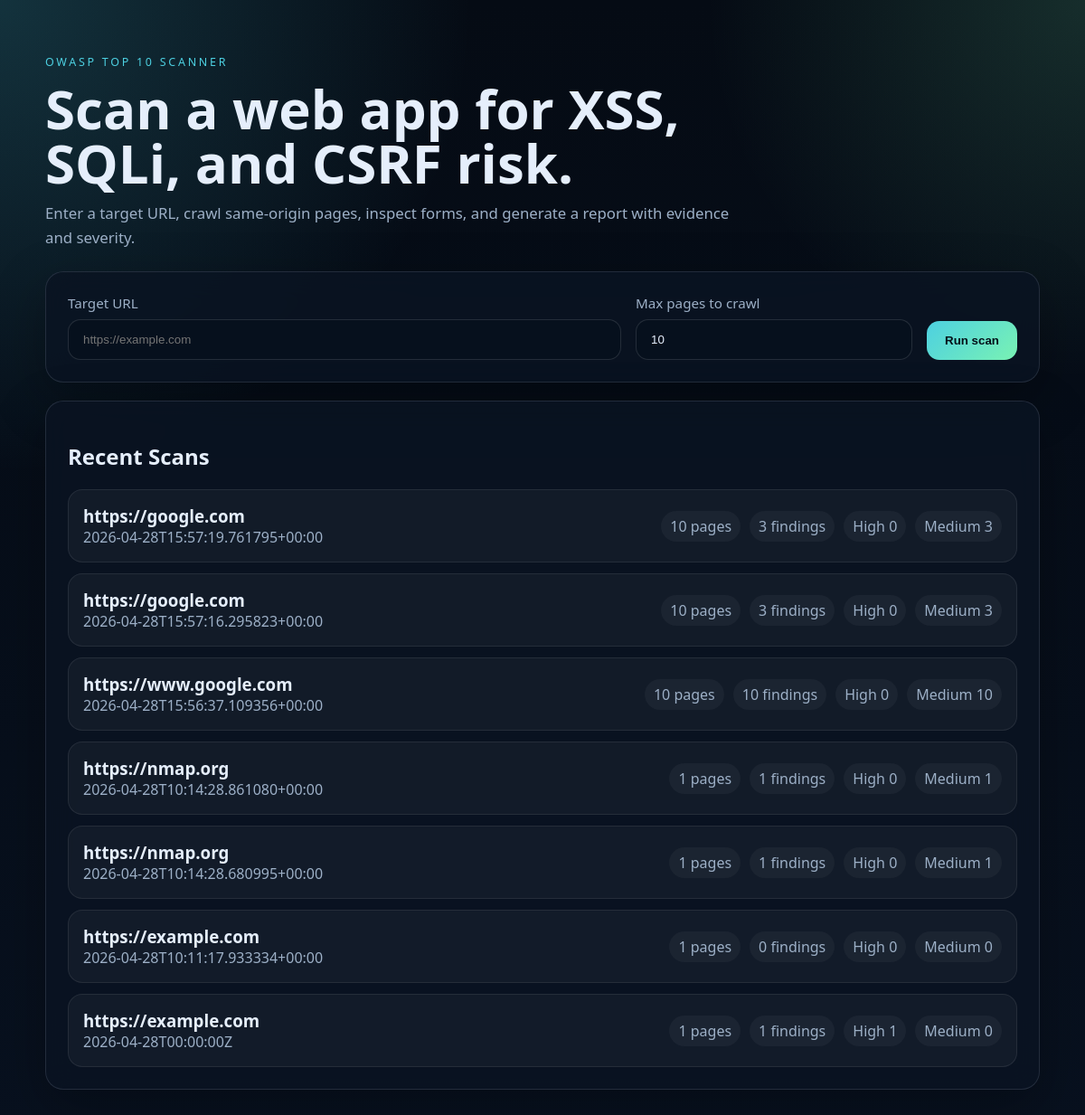
The page / on the database its author committed.
### tables this page shows
CREATE TABLE scan_history (
                id INTEGER PRIMARY KEY AUTOINCREMENT,
                target_url TEXT NOT NULL,
                scanned_at TEXT NOT NULL,
                pages_crawled INTEGER NOT NULL,
                finding_count INTEGER NOT NULL,
                severity_summary TEXT NOT NULL,
                notes TEXT NOT NULL,
                findings TEXT NOT NULL
            );

### app.py (the view, shortened to what this page needs)
@app.route("/", methods=["GET", "POST"])
def index():
    report = None
    target_url = ""
    max_pages = 10
    recent_scans = fetch_recent_scans()
    return render_template(
        "index.html",
        report=report,
        target_url=target_url,
        max_pages=max_pages,
        recent_scans=recent_scans,
    )

### scanner/history.py (called while the page is built)
def initialize_database() -> None:
    with sqlite3.connect(DATABASE_PATH) as connection:
        connection.execute(
            """
            CREATE TABLE IF NOT EXISTS scan_history (
                id INTEGER PRIMARY KEY AUTOINCREMENT,
                target_url TEXT NOT NULL,
                scanned_at TEXT NOT NULL,
                pages_crawled INTEGER NOT NULL,
                finding_count INTEGER NOT NULL,
                severity_summary TEXT NOT NULL,
                notes TEXT NOT NULL,
                findings TEXT NOT NULL
            )
            """
        )
        connection.commit()

### templates/index.html (shortened to what this page needs)
<!doctype html>
<html lang="en">
<head>
  <link rel="stylesheet" href="{{ url_for('static', filename='style.css') }}">
</head>
<body>
  <main class="shell">
    <section class="hero">
      <p class="eyebrow">OWASP Top 10 Scanner</p>
      <h1>Scan a web app for XSS, SQLi, and CSRF risk.</h1>
      <p class="lede">Enter a target URL, crawl same-origin pages, inspect forms, and generate a report with evidence and severity.</p>
    </section>
    <section class="panel">
      <form method="post" class="scan-form">
        <label>
          Target URL
          <input name="target_url" type="url" placeholder="https://example.com" required value="{{ target_url }}">
        </label>
        <label>
          Max pages to crawl
          <input name="max_pages" type="number" min="1" max="100" value="{{ max_pages }}">
        </label>
        <button type="submit">Run scan</button>
      </form>
    </section>
    <section class="panel history">
      <h2>Recent Scans</h2>
      {% if recent_scans %}
      <div class="history-list">
        {% for item in recent_scans %}
        <a href="{{ url_for('scan_detail', scan_id=item.id) }}" class="history-link">
          <article class="history-item">
            <div>
              <h3>{{ item.target_url }}</h3>
              <p>{{ item.scanned_at }}</p>
            </div>
            <div class="history-meta">
              <span>{{ item.pages_crawled }} pages</span>
              <span>{{ item.finding_count }} findings</span>
              <span>High {{ item.severity_summary.high }}</span>
              <span>Medium {{ item.severity_summary.medium }}</span>
            </div>
          </article>
        </a>
        {% endfor %}
      </div>
      {% else %}
      <p class="empty-state">No saved scans yet.</p>
      {% endif %}
    </section>
  </main>
</body>
</html>

### static/style.css (style rules this page uses)
:root { color-scheme: dark; --bg: #07111f; --panel: rgba(10, 20, 35, 0.82); --panel-border: rgba(148, 163, 184, 0.18); --text: #e5eefb; --muted: #9db0c7; --accent: #4dd0e1; --accent-2: #79f2b3; --danger: #ef6b73; --warning: #f6c56f; }
* { box-sizing: border-box; }
body { margin: 0; min-height: 100vh; font-family: "Segoe UI", Arial, sans-serif; color: var(--text); background: radial-gradient(circle at top left, rgba(77, 208, 225, 0.2), transparent 30%), radial-gradient(circle at top right, rgba(121, 242, 179, 0.15), transparent 24%), linear-gradient(180deg, #050b14 0%, #08111f 100%); }
.shell { width: min(1100px, calc(100% - 32px)); margin: 0 auto; padding: 48px 0 64px; }
.hero { max-width: 760px; margin-bottom: 24px; }
.eyebrow { text-transform: uppercase; letter-spacing: 0.22em; font-size: 0.78rem; color: var(--accent); }
h1 { margin: 0.2rem 0 0.8rem; font-size: clamp(2.2rem, 5vw, 4.2rem); line-height: 1; }
.lede { margin: 0; color: var(--muted); font-size: 1.05rem; line-height: 1.6; }
.panel { margin-top: 20px; padding: 24px; border: 1px solid var(--panel-border); border-radius: 20px; background: var(--panel); backdrop-filter: blur(16px); box-shadow: 0 20px 60px rgba(0, 0, 0, 0.28); }
.scan-form { display: grid; gap: 16px; grid-template-columns: 2fr 1fr auto; align-items: end; }
label { display: grid; gap: 8px; color: var(--muted); font-size: 0.95rem; }
input { width: 100%; padding: 14px 16px; border-radius: 14px; border: 1px solid rgba(255, 255, 255, 0.12); background: rgba(7, 17, 31, 0.9); color: var(--text); }
button { padding: 14px 20px; border: 0; border-radius: 14px; font-weight: 700; color: #041019; background: linear-gradient(135deg, var(--accent), var(--accent-2)); cursor: pointer; }
.history-list { display: grid; gap: 12px; }
.history-link { text-decoration: none; color: inherit; cursor: pointer; }
.history-item { display: flex; justify-content: space-between; gap: 16px; align-items: center; padding: 16px; border-radius: 16px; background: rgba(255, 255, 255, 0.04); border: 1px solid rgba(255, 255, 255, 0.08); transition: background 0.2s, border-color 0.2s; }
.history-item h3, .history-item p { margin: 0; }
.history-item p { color: var(--muted); }
.history-meta { display: flex; gap: 10px; flex-wrap: wrap; justify-content: flex-end; color: var(--muted); }
.history-meta span { padding: 6px 10px; border-radius: 999px; background: rgba(255, 255, 255, 0.04); }

### rows shown on the page
scan_history: target_url "https://google.com", scanned_at "2026-04-28T15:57:19.761795+00:00", pages_crawled "10", finding_count "3", severity_summary.high "0", severity_summary.medium "3"
scan_history: target_url "https://google.com", scanned_at "2026-04-28T15:57:16.295823+00:00", pages_crawled "10", finding_count "3", severity_summary.high "0", severity_summary.medium "3"
scan_history: target_url "https://www.google.com", scanned_at "2026-04-28T15:56:37.109356+00:00", pages_crawled "10", finding_count "10", severity_summary.high "0", severity_summary.medium "10"
scan_history: target_url "https://nmap.org", scanned_at "2026-04-28T10:14:28.861080+00:00", pages_crawled "1", finding_count "1", severity_summary.high "0", severity_summary.medium "1"
scan_history: target_url "https://nmap.org", scanned_at "2026-04-28T10:14:28.680995+00:00", pages_crawled "1", finding_count "1", severity_summary.high "0", severity_summary.medium "1"
scan_history: target_url "https://example.com", scanned_at "2026-04-28T10:11:17.933334+00:00", pages_crawled "1", finding_count "0", severity_summary.high "0", severity_summary.medium "0"
scan_history: target_url "https://example.com", scanned_at "2026-04-28T00:00:00Z", pages_crawled "1", finding_count "1", severity_summary.high "1", severity_summary.medium "0"
